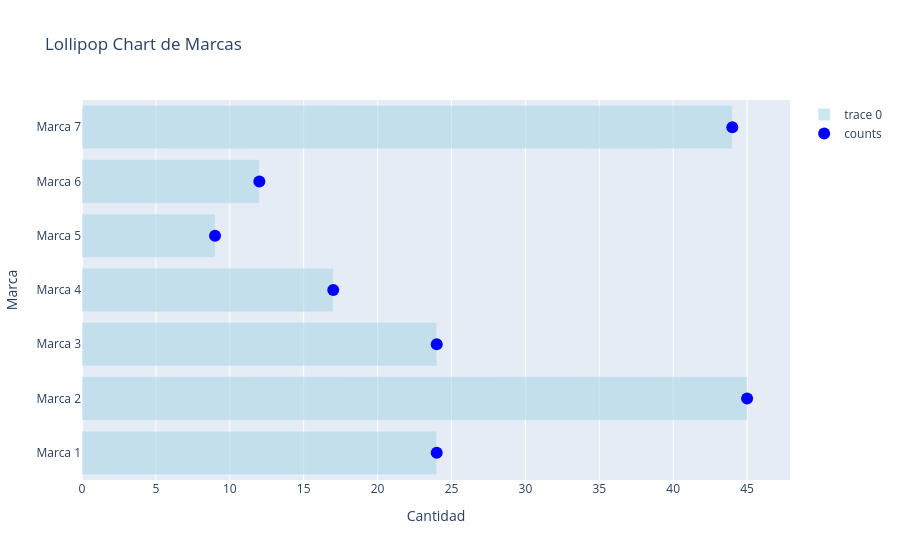

This figure's notebook cell:
### Code cell
import plotly.graph_objects as go

fig = go.Figure()

fig.add_trace(go.Bar(
    x=counts2,
    y=brands2,
    orientation="h",
    marker_color="lightblue",
    opacity=0.6
))

fig.add_trace(go.Scatter(
    x=counts2,
    y=brands2,
    mode="markers",
    marker=dict(color="blue", size=12),
    name="counts"
))

fig.update_layout(
    title="Lollipop Chart de Marcas",
    xaxis_title="Cantidad",
    yaxis_title="Marca"
)

fig.show()

### Figure 1 — Plotly figure (JSON) as saved in the notebook; plotly's stock layout.template omitted (floating-point values rounded to 4 significant figures)
{"data": [{"marker": {"color": "lightblue"}, "opacity": 0.6, "orientation": "h", "type": "bar", "x": [24, 45, 24, 17, 9, 12, 44], "y": ["Marca 1", "Marca 2", "Marca 3", "Marca 4", "Marca 5", "Marca 6", "Marca 7"]}, {"marker": {"color": "blue", "size": 12}, "mode": "markers", "name": "counts", "type": "scatter", "x": [24, 45, 24, 17, 9, 12, 44], "y": ["Marca 1", "Marca 2", "Marca 3", "Marca 4", "Marca 5", "Marca 6", "Marca 7"]}], "layout": {"title": {"text": "Lollipop Chart de Marcas"}, "xaxis": {"title": {"text": "Cantidad"}}, "yaxis": {"title": {"text": "Marca"}}}}
